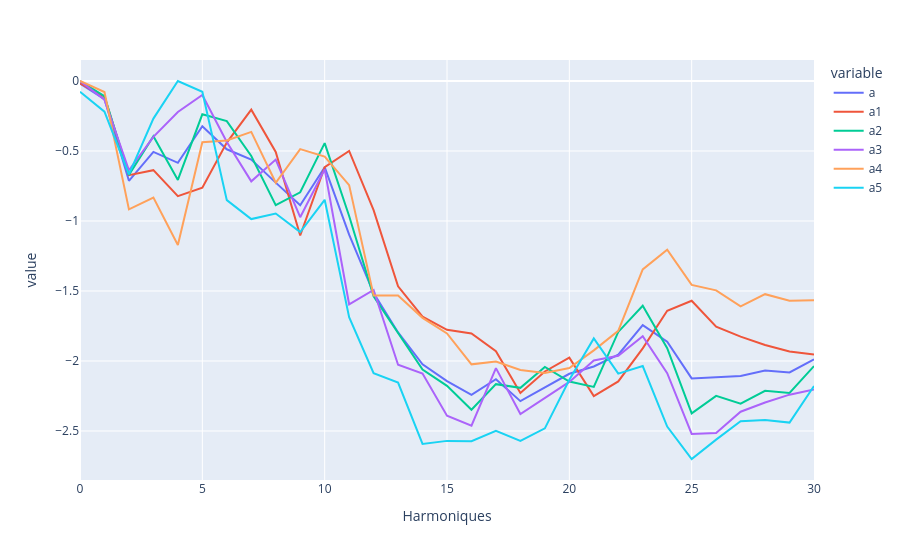

Notebook source saved alongside this figure:
### Code cell
H = 30

sons_a = [a1, a2, a3, a4, a5]
sons_e = [e1, e2, e3, e4, e5]
sons_i = [i1, i2, i3, i4, i5]
sons_o = [o1, o2, o3, o4, o5]
sons_u = [u1, u2, u3, u4, u5]


def vecteur_caracteristique(signals,t,H):
    vecteurs = []
    for son in signals:
        nu,tf=san.trans_fourier(son-np.mean(son), t) # on recentre le signal pour avoir une moyenne nulle
        spectre = np.abs(tf) / np.max(np.abs(tf)) # indication prof
        
        f0 = san.detect_fondamentale(
            spectre, nu, 0.25
        )

        # H+1 harmoniques : f0, 2*f0, ..., (H+1)*f0
        freq_list = [(k + 1) * f0 for k in range(H + 1)]

        freq_peaks, peak_amplitudes= san.detect_pics(spectre, freq_list, nu)
        vecteur = np.log10(np.maximum(peak_amplitudes, 1e-12))
        vecteurs.append(vecteur)
    
    return np.array(vecteurs)

def valeur_moyenne(vecteurs):
    return np.mean(vecteurs, axis=0) # Ne sert à rien de faire une fonction

vecteurs_a = vecteur_caracteristique(sons_a,t,H)
vecteurs_e = vecteur_caracteristique(sons_e,t,H)
vecteurs_i = vecteur_caracteristique(sons_i,t,H)
vecteurs_o = vecteur_caracteristique(sons_o,t,H)
vecteurs_u = vecteur_caracteristique(sons_u,t,H)

moyenne_a = valeur_moyenne(vecteurs_a)
moyenne_e = valeur_moyenne(vecteurs_e)
moyenne_i = valeur_moyenne(vecteurs_i)
moyenne_o = valeur_moyenne(vecteurs_o)
moyenne_u = valeur_moyenne(vecteurs_u)

# print(moyenne_a)
# print(moyenne_e)
# print(moyenne_i)
# print(moyenne_o)
# print(moyenne_u)



harmoniques = np.arange(0, H+1)  # 1, 2, ..., H

trace(harmoniques, {"a": moyenne_a, "a1":vecteurs_a[0], "a2":vecteurs_a[1], "a3":vecteurs_a[2], "a4":vecteurs_a[3], "a5":vecteurs_a[4]}, "", nom_abscisse="Harmoniques")
# trace(harmoniques, {"e": moyenne_e, "e1":vecteurs_e[0], "e2":vecteurs_e[1], "e3":vecteurs_e[2], "e4":vecteurs_e[3], "e5":vecteurs_e[4]}, "", nom_abscisse="Harmoniques")
# trace(harmoniques, {"i": moyenne_i, "i1":vecteurs_i[0], "i2":vecteurs_i[1], "i3":vecteurs_i[2], "i4":vecteurs_i[3], "i5":vecteurs_i[4]}, "", nom_abscisse="Harmoniques")
# trace(harmoniques, {"o": moyenne_o, "o1":vecteurs_o[0], "o2":vecteurs_o[1], "o3":vecteurs_o[2], "o4":vecteurs_o[3], "o5":vecteurs_o[4]}, "", nom_abscisse="Harmoniques")
# trace(harmoniques, {"u": moyenne_u, "u1":vecteurs_u[0], "u2":vecteurs_u[1], "u3":vecteurs_u[2], "u4":vecteurs_u[3], "u5":vecteurs_u[4]}, "", nom_abscisse="Harmoniques")



# trace(harmoniques, {"a": moyenne_a, "e": moyenne_e, "i": moyenne_i, "o": moyenne_o, "u": moyenne_u}, "", nom_abscisse="Harmoniques")

### Figure 1 — Plotly figure (JSON) as saved in the notebook; plotly's stock layout.template omitted (floating-point values rounded to 4 significant figures)
{"data": [{"hovertemplate": "variable=a<br>Harmoniques=%{x}<br>value=%{y}<extra></extra>", "legendgroup": "a", "line": {"color": "#636efa", "dash": "solid"}, "marker": {"symbol": "circle"}, "mode": "lines", "name": "a", "orientation": "v", "showlegend": true, "type": "scatter", "x": [0, 1, 2, 3, 4, 5, 6, 7, 8, 9, 10, 11, 12, 13, 14, 15, 16, 17, 18, 19, 20, 21, 22, 23, 24, 25, 26, 27, 28, 29, 30], "xaxis": "x", "y": [-0.01887, -0.1301, -0.7128, -0.5064, -0.5843, -0.3228, -0.4878, -0.5615, -0.7258, -0.8873, -0.6157, -1.098, -1.514, -1.796, -2.024, -2.144, -2.242, -2.13, -2.287, -2.19, -2.091, -2.039, -1.955, -1.744, -1.862, -2.124, -2.115, -2.107, -2.068, -2.082, -1.988], "yaxis": "y"}, {"hovertemplate": "variable=a1<br>Harmoniques=%{x}<br>value=%{y}<extra></extra>", "legendgroup": "a1", "line": {"color": "#EF553B", "dash": "solid"}, "marker": {"symbol": "circle"}, "mode": "lines", "name": "a1", "orientation": "v", "showlegend": true, "type": "scatter", "x": [0, 1, 2, 3, 4, 5, 6, 7, 8, 9, 10, 11, 12, 13, 14, 15, 16, 17, 18, 19, 20, 21, 22, 23, 24, 25, 26, 27, 28, 29, 30], "xaxis": "x", "y": [-0.0177, -0.1115, -0.6725, -0.6368, -0.8225, -0.7624, -0.4399, -0.2046, -0.507, -1.104, -0.6152, -0.4992, -0.9226, -1.467, -1.683, -1.777, -1.803, -1.93, -2.228, -2.075, -1.976, -2.25, -2.146, -1.909, -1.641, -1.57, -1.755, -1.826, -1.885, -1.932, -1.954], "yaxis": "y"}, {"hovertemplate": "variable=a2<br>Harmoniques=%{x}<br>value=%{y}<extra></extra>", "legendgroup": "a2", "line": {"color": "#00cc96", "dash": "solid"}, "marker": {"symbol": "circle"}, "mode": "lines", "name": "a2", "orientation": "v", "showlegend": true, "type": "scatter", "x": [0, 1, 2, 3, 4, 5, 6, 7, 8, 9, 10, 11, 12, 13, 14, 15, 16, 17, 18, 19, 20, 21, 22, 23, 24, 25, 26, 27, 28, 29, 30], "xaxis": "x", "y": [0.0, -0.1084, -0.6703, -0.395, -0.7066, -0.238, -0.2864, -0.5361, -0.8869, -0.7949, -0.4436, -0.9638, -1.537, -1.8, -2.061, -2.177, -2.348, -2.165, -2.192, -2.043, -2.146, -2.185, -1.792, -1.605, -1.908, -2.374, -2.249, -2.305, -2.213, -2.228, -2.036], "yaxis": "y"}, {"hovertemplate": "variable=a3<br>Harmoniques=%{x}<br>value=%{y}<extra></extra>", "legendgroup": "a3", "line": {"color": "#ab63fa", "dash": "solid"}, "marker": {"symbol": "circle"}, "mode": "lines", "name": "a3", "orientation": "v", "showlegend": true, "type": "scatter", "x": [0, 1, 2, 3, 4, 5, 6, 7, 8, 9, 10, 11, 12, 13, 14, 15, 16, 17, 18, 19, 20, 21, 22, 23, 24, 25, 26, 27, 28, 29, 30], "xaxis": "x", "y": [0.0, -0.1327, -0.6376, -0.3994, -0.2213, -0.09963, -0.4361, -0.7168, -0.5613, -0.9731, -0.6311, -1.595, -1.493, -2.027, -2.089, -2.391, -2.462, -2.051, -2.378, -2.267, -2.149, -1.997, -1.963, -1.823, -2.087, -2.521, -2.515, -2.362, -2.296, -2.24, -2.204], "yaxis": "y"}, {"hovertemplate": "variable=a4<br>Harmoniques=%{x}<br>value=%{y}<extra></extra>", "legendgroup": "a4", "line": {"color": "#FFA15A", "dash": "solid"}, "marker": {"symbol": "circle"}, "mode": "lines", "name": "a4", "orientation": "v", "showlegend": true, "type": "scatter", "x": [0, 1, 2, 3, 4, 5, 6, 7, 8, 9, 10, 11, 12, 13, 14, 15, 16, 17, 18, 19, 20, 21, 22, 23, 24, 25, 26, 27, 28, 29, 30], "xaxis": "x", "y": [0.0, -0.07872, -0.9172, -0.8323, -1.171, -0.4371, -0.4252, -0.3636, -0.7271, -0.4863, -0.5399, -0.7438, -1.532, -1.531, -1.692, -1.803, -2.024, -2.004, -2.064, -2.086, -2.05, -1.924, -1.785, -1.346, -1.205, -1.456, -1.495, -1.609, -1.523, -1.57, -1.566], "yaxis": "y"}, {"hovertemplate": "variable=a5<br>Harmoniques=%{x}<br>value=%{y}<extra></extra>", "legendgroup": "a5", "line": {"color": "#19d3f3", "dash": "solid"}, "marker": {"symbol": "circle"}, "mode": "lines", "name": "a5", "orientation": "v", "showlegend": true, "type": "scatter", "x": [0, 1, 2, 3, 4, 5, 6, 7, 8, 9, 10, 11, 12, 13, 14, 15, 16, 17, 18, 19, 20, 21, 22, 23, 24, 25, 26, 27, 28, 29, 30], "xaxis": "x", "y": [-0.07664, -0.2192, -0.6666, -0.2686, 0.0, -0.07706, -0.8511, -0.9862, -0.9469, -1.079, -0.8485, -1.688, -2.087, -2.154, -2.592, -2.571, -2.573, -2.499, -2.57, -2.481, -2.134, -1.838, -2.09, -2.036, -2.468, -2.7, -2.561, -2.431, -2.421, -2.44, -2.179], "yaxis": "y"}], "layout": {"legend": {"title": {"text": "variable"}, "tracegroupgap": 0}, "margin": {"t": 60}, "xaxis": {"anchor": "y", "domain": [0, 1], "title": {"text": "Harmoniques"}}, "yaxis": {"anchor": "x", "domain": [0, 1], "title": {"text": "value"}}}}
